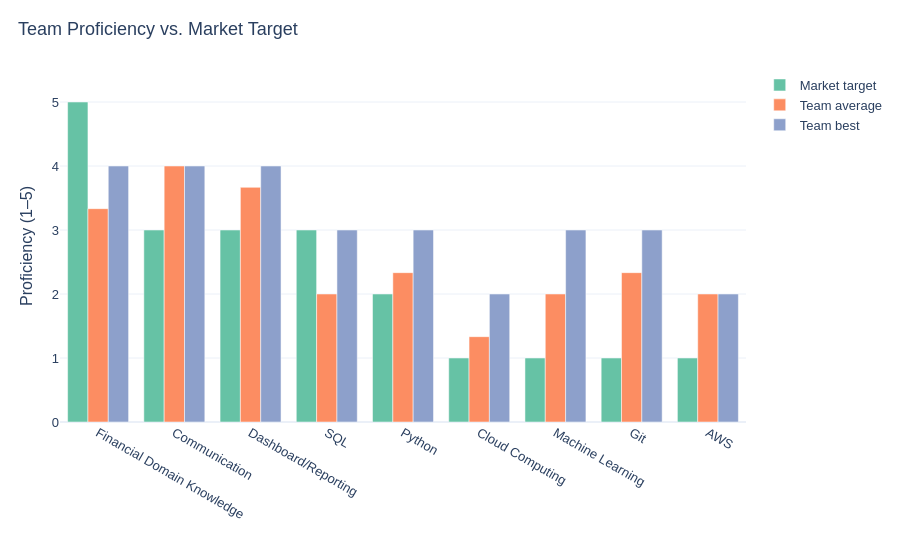

The notebook cell this image was saved under:
### Code cell
team_view = pd.DataFrame({
    "Market target": target,
    "Team average": df_skills.mean(),
    "Team best": df_skills.max(),
}).loc[order]

fig = px.bar(
    team_view.reset_index(names="Skill area"),
    x="Skill area", y=["Market target", "Team average", "Team best"],
    barmode="group",
    title="Team Proficiency vs. Market Target",
    labels=dict(value="Proficiency (1–5)", variable="", **{"Skill area": ""}),
)
fig.update_yaxes(range=[0, 5.5])
save_fig(fig, "sga_team_vs_market")
fig.show()

uncovered = team_view.index[team_view["Team best"] < team_view["Market target"]].tolist()
print("No team member meets the target for:", ", ".join(uncovered) or "none")

### Figure 1 — Plotly figure (JSON) as saved in the notebook; plotly's stock layout.template omitted (floating-point values rounded to 4 significant figures)
{"data": [{"alignmentgroup": "True", "hovertemplate": "=%{x}<br>Proficiency (1–5)=%{y}<extra></extra>", "legendgroup": "Market target", "marker": {"color": "rgb(102,194,165)", "pattern": {"shape": ""}}, "name": "Market target", "offsetgroup": "Market target", "orientation": "v", "showlegend": true, "textposition": "auto", "type": "bar", "x": ["Financial Domain Knowledge", "Communication", "Dashboard/Reporting", "SQL", "Python", "Cloud Computing", "Machine Learning", "Git", "AWS"], "xaxis": "x", "y": [5.0, 3.0, 3.0, 3.0, 2.0, 1.0, 1.0, 1.0, 1.0], "yaxis": "y"}, {"alignmentgroup": "True", "hovertemplate": "=%{x}<br>Proficiency (1–5)=%{y}<extra></extra>", "legendgroup": "Team average", "marker": {"color": "rgb(252,141,98)", "pattern": {"shape": ""}}, "name": "Team average", "offsetgroup": "Team average", "orientation": "v", "showlegend": true, "textposition": "auto", "type": "bar", "x": ["Financial Domain Knowledge", "Communication", "Dashboard/Reporting", "SQL", "Python", "Cloud Computing", "Machine Learning", "Git", "AWS"], "xaxis": "x", "y": [3.333, 4.0, 3.667, 2.0, 2.333, 1.333, 2.0, 2.333, 2.0], "yaxis": "y"}, {"alignmentgroup": "True", "hovertemplate": "=%{x}<br>Proficiency (1–5)=%{y}<extra></extra>", "legendgroup": "Team best", "marker": {"color": "rgb(141,160,203)", "pattern": {"shape": ""}}, "name": "Team best", "offsetgroup": "Team best", "orientation": "v", "showlegend": true, "textposition": "auto", "type": "bar", "x": ["Financial Domain Knowledge", "Communication", "Dashboard/Reporting", "SQL", "Python", "Cloud Computing", "Machine Learning", "Git", "AWS"], "xaxis": "x", "y": [4.0, 4.0, 4.0, 3.0, 3.0, 2.0, 3.0, 3.0, 2.0], "yaxis": "y"}], "layout": {"barmode": "group", "legend": {"title": {"text": ""}, "tracegroupgap": 0}, "title": {"text": "Team Proficiency vs. Market Target"}, "xaxis": {"anchor": "y", "domain": [0, 1], "title": {"text": ""}}, "yaxis": {"anchor": "x", "domain": [0, 1], "range": [0, 5.5], "title": {"text": "Proficiency (1–5)"}}}}
